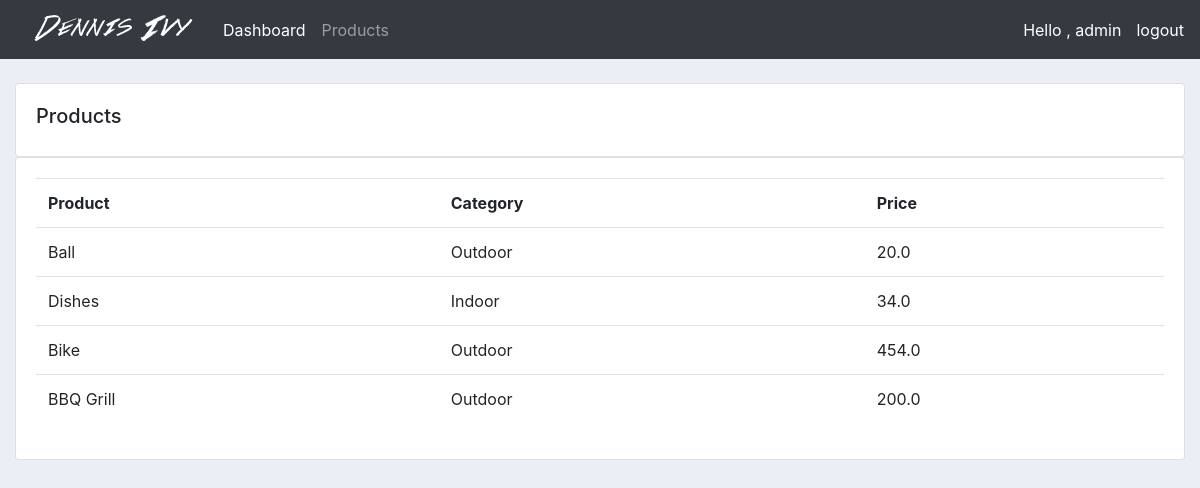
Screenshot of /products/ (signed in) with the database file from the repository.
### accounts/models.py (models this page shows, shortened)
class Product(models.Model):
    CATEGORY = (
        ('Indoor','Indoor'),
        ('Outdoor','Outdoor'),
    )
    name = models.CharField(max_length=200 , null = True)
    price = models.FloatField(max_length=200 , null = True)
    describtion = models.CharField(max_length=200 , null = True , blank=True)
    category = models.CharField(max_length=200 , choices = CATEGORY , null = True)
    date_created = models.DateTimeField(auto_now_add=True,null=True)
    tags = models.ManyToManyField(Tag)

### accounts/views.py (the view)
# urls.py: path('products/', views.products ,name="products"),
@login_required
def products(request):
    products = Product.objects.all()
    context = {
        'products': products,
    }
    return render(request , 'accounts/products.html',context)

### accounts/Templates/accounts/products.html
{% extends 'accounts/main.html'%}
{% block content%}
<br>
<div class="row">
	<div class="col-md">
		<div class="card card-body">
			<h5>Products</h5>
		</div>
		<div class="card card-body">
			<table class="table">
				<tr>
					<th>Product</th>
					<th>Category</th>
					<th>Price</th>
				</tr>
				{% for product in products %}
				<tr>
						<td>{{product.name}}</td>
						<td>{{product.category}}</td>
						<td>{{product.price}}</td>
					</tr>
					{% endfor %}
			</table>
		</div>
	</div>
</div>{% endblock %}

### accounts/Templates/accounts/navbar.html (shortened to what this page needs)
{% load static %}
<nav class="navbar navbar-expand-lg navbar-dark bg-dark">
      <img src="{% static 'accounts/images/logo.png' %}">
    <div class="collapse navbar-collapse" id="navbarNav">
      <ul class="navbar-nav">
        <li class="nav-item active">
          <a class="nav-link" href="{% url 'dashboard' %}">Dashboard</a>
        </li>
        <li class="nav-item">
          <a class="nav-link" href="{% url 'products' %}">Products</a>
        </li>
      </ul>
    </div>
    <span style="color: white;">Hello , {{ request.user}}</span>
    <span ><a style="color: white;margin-left: 15px;" href="{% url 'logout'%}">logout</a> </span>
  </nav>

### accounts/static/accounts/css/main.css (style rules this page uses)
body { background-color: #ebeff5; }

### rows the page displays
Product: name "Ball", category "Outdoor", price "20.0"
Product: name "Dishes", category "Indoor", price "34.0"
Product: name "Bike", category "Outdoor", price "454.0"
Product: name "BBQ Grill", category "Outdoor", price "200.0"

### other values shown
{{ request.user }} "admin"
